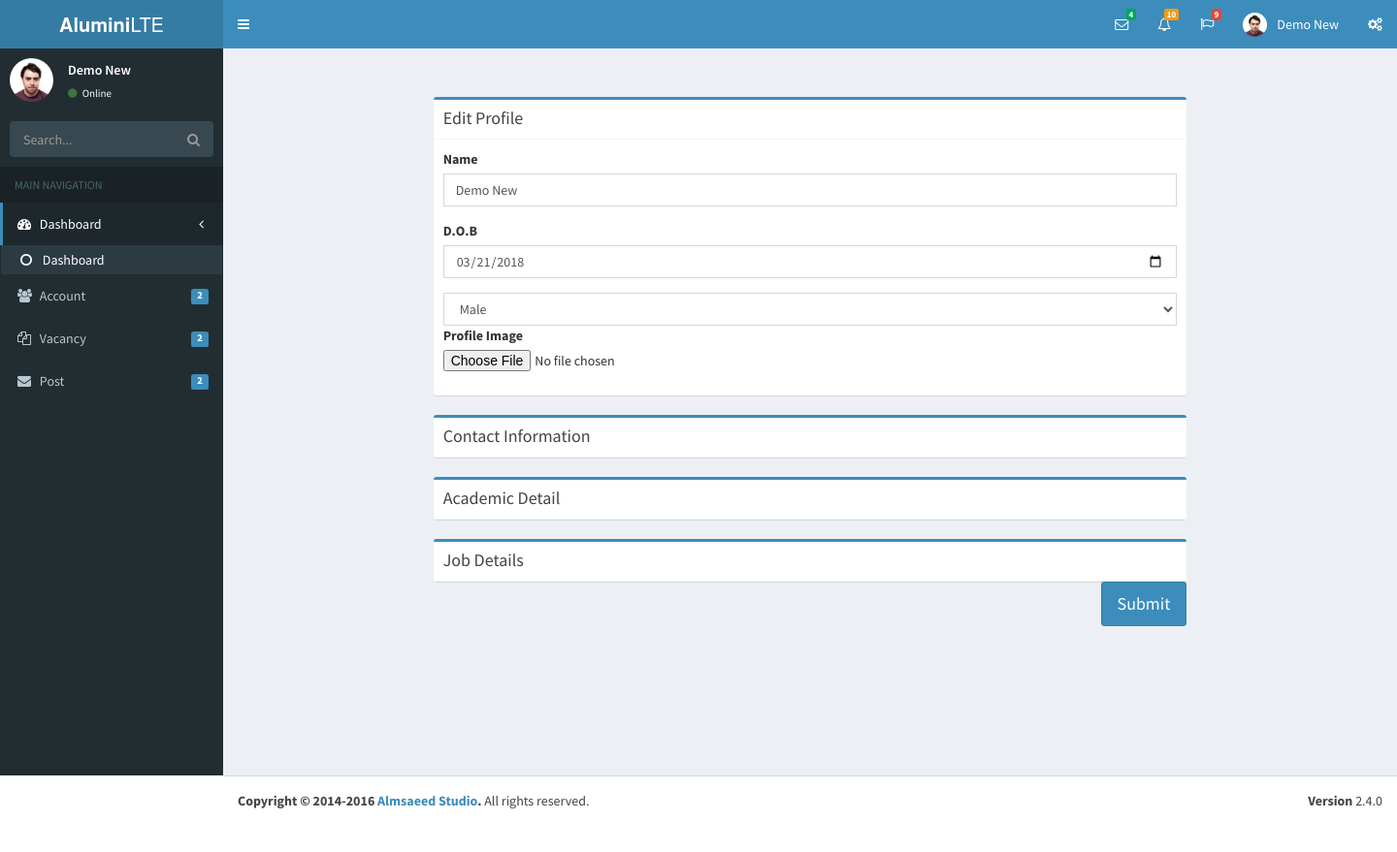
The page /editaccount.php (signed in) on the database its author committed.
### tables this page shows
CREATE TABLE `users` (
  `id` int(15) NOT NULL,
  `name` varchar(150) NOT NULL,
  `email` varchar(150) NOT NULL,
  `pass` varchar(150) NOT NULL,
  `image` varchar(15) NOT NULL DEFAULT 'default1.png',
  `user_type` varchar(100) NOT NULL DEFAULT 'alumni',
  `branch` varchar(100) NOT NULL,
  `roll_no` int(15) DEFAULT NULL,
  `dob` date NOT NULL,
  `gender` varchar(15) NOT NULL,
  `address` text NOT NULL,
  `city` varchar(15) NOT NULL,
  `contact_no` bigint(150) NOT NULL,
  `session_start` year(4) NOT NULL,
  `session_end` year(4) NOT NULL,
  `user_current_status` enum('employed','unemployed','selfemployed') NOT NULL,
  `cource` varchar(15) NOT NULL,
  `designation` varchar(20) NOT NULL,
  `organisation` varchar(100) NOT NULL,
  `created_date` timestamp NOT NULL DEFAULT CURRENT_TIMESTAMP ON UPDATE CURRENT_TIMESTAMP
);

### editaccount.php (the view, shortened to what this page needs)
 <?php
include 'inc/config.php';
?>
<!DOCTYPE html>
<html>
<head>
  <?php include 'head.php';?>
</head>
<body class="hold-transition skin-blue sidebar-mini">
<div class="wrapper">
    <?php
if (isset($_SESSION['id'])) {
    $id = $_SESSION['id'];
    $sql = "SELECT * from users WHERE id = '$id'";
    $result = mysqli_query($conn, $sql);
    $row = mysqli_fetch_assoc($result);
    ?>
<?php include 'header.php';?>
  <?php include 'sidebar.php';?>
  <div class="content-wrapper">
<div class="col-md-offset-2 col-md-8">
 <form role="form" action="" method="post" enctype="multipart/form-data">
  <div class="box box-primary" style="margin-top: 50px;">
            <div class="box-header with-border" id="profile">
              <h3 class="box-title">Edit Profile</h3>
            </div>
            <div id="profile_id">
              <div class="box-body">
                <div class="form-group">
                  <label for="exampleInputPassword1">Name</label>
                  <input type="text" class="form-control" id="name" placeholder="Name" name="name" value="<?php echo $row['name'] ?>" required="required">
                </div>
                <div class="form-group">
                  <label for="exampleInputEmail1">D.O.B</label>
                  <input type="date" class="form-control" id="dob" name="dob" value="<?php echo $row['dob'] ?>" required="required">
                </div>
                <select name="gender" id="gender" class="form-control" required="required">
                  <option value="<?php echo $row['gender'] ?>"><?php echo $row['gender'] ?></option>
                </select>
                <div class="form-group">
                  <label for="exampleInputFile">Profile Image</label>
                  <input type="file" id="dp" name="dp" value="<?php echo $row['image'] ?>" >
                </div>
              </div>
            </div>
          </div>
            <div class="box box-primary"  >
                  <div class="box-header with-border" id="contact_card">
                  <h3 class="box-title">Contact Information</h3>
                  </div>
            </div>
            <div class="box box-primary"  >
            <div class="box-header with-border" id="academic_card">
              <h3 class="box-title"> Academic Detail</h3>
            </div>
          </div>
            <div class="box box-primary"  >
            <div class="box-header with-border" id="job_card">
              <h3 class="box-title">Job Details</h3>
            </div>
<div class="pull-right">
                <button type="submit" class="btn btn-primary btn-lg" name="update">Submit</button>
              </div>
            </form>
<?php }?>
</div>
</div>
  </div>
 <?php include 'footer.php';?>
</body>
</html>

### rows shown on the page
users: name "Demo New", dob "03/21/2018", gender "Male"

### other values the page prints
$_SESSION['username'] "Demo New"
